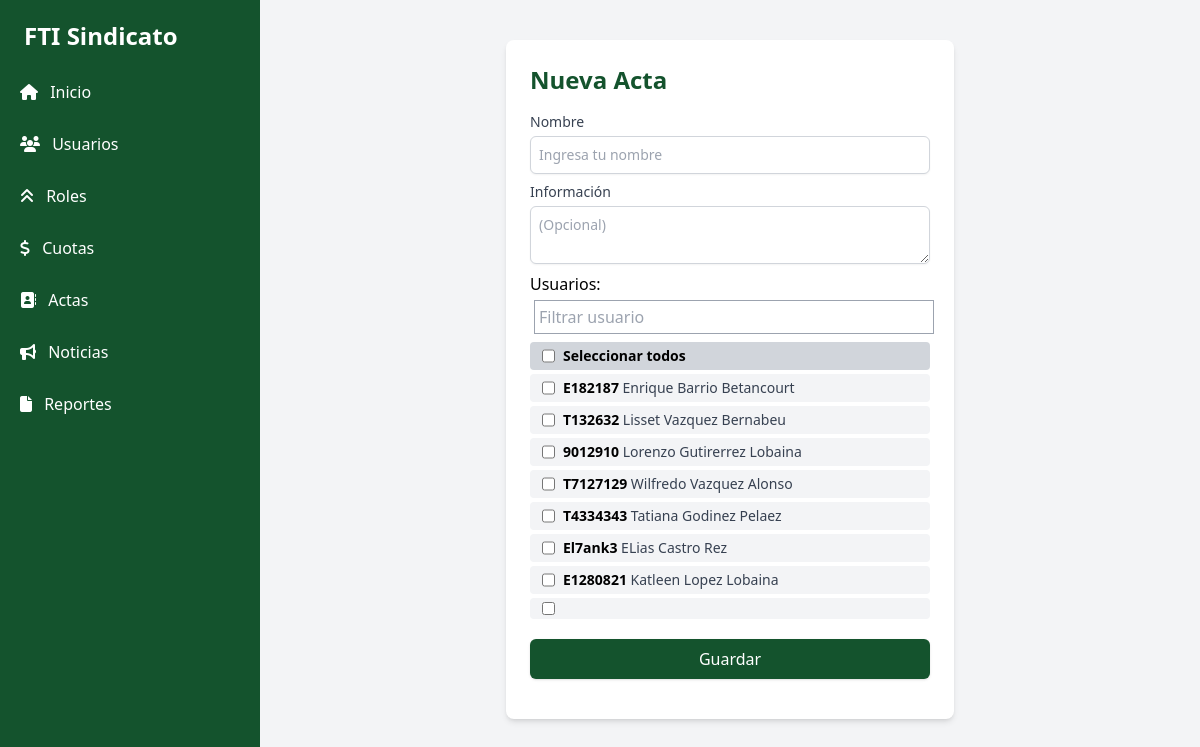
/crear_acta/, run on the app's committed database.
### usuarios/models.py (models this page shows, shortened)
class Usuario(AbstractUser):
    solapin = models.CharField(max_length=7,unique=True)
    roll = models.ForeignKey(Roll, on_delete=models.CASCADE, related_name='usuarios',null=True)
    salario = models.PositiveIntegerField(default=0)

### sindicato/views.py (the view)
# urls.py: path('crear_acta/',crear_acta ,name='crear_acta'),
def crear_acta(request):
    if request.method == "POST":
        nombre = request.POST.get('nombre')
        info = request.POST.get('info')
        usuarios_ids = request.POST.getlist('usuarios')  # Lista de IDs seleccionados
        acta = Acta.objects.create(
            nombre=nombre,
            info=info,
        )
        for usuario_id in usuarios_ids:
            usuario = Usuario.objects.get(id=usuario_id)
            parte = Parte.objects.create(
                usuario=usuario,
                asistencia=False  # Establecer el valor inicial de asistencia
            )
            acta.asistencias.add(parte)  # Asociar el objeto Parte al acta
        acta.save()
        return redirect('actas')  # Cambiar por el nombre de tu vista o URL de destino
    else:
        usuarios = Usuario.objects.all()
        context = {
            'usuarios':usuarios,
        }
        return render(request, 'actas/crear.html',context)

### templates/actas/crear.html (shortened to what this page needs)
{% extends "base.html" %}
{% load static %}
{% block content %}
<div class="block w-full">
<div class="max-w-md mx-auto w-full mt-10 bg-white p-6 rounded-lg shadow-md">
  <h2 class="text-2xl font-bold text-green-900 mb-4">Nueva Acta</h2>
  <form method="POST" class="w-full">
    <div class='mt-2'>
      <label for="nombre" class="block text-sm font-medium text-gray-700">Nombre</label>
      <input value="{% if usuario %}{{usuario.first_name}}{% endif %}" type="text" id="nombre" name="nombre" class="mt-1 block w-full border border-gray-300 rounded-md shadow-sm focus:ring-green-500 focus:border-green-500 sm:text-sm p-2" placeholder="Ingresa tu nombre" required>
    </div>
    <div class='mt-2'>
      <label for="info" class="block text-sm font-medium text-gray-700">Información</label>
      <textarea id="info" name="info" class="mt-1 block w-full border border-gray-300 rounded-md shadow-sm focus:ring-green-500 focus:border-green-500 sm:text-sm p-2" placeholder="(Opcional)" ></textarea>
    </div>
    <div class='mt-2'>
        <p>Usuarios:</p>
        <div class="w-full block">
            <input class='m-1 w-full p-1 border border-gray-400' placeholder='Filtrar usuario' type='text' id='search' />
            <label class="flex p-1 mt-1 rounded text-sm font-medium bg-gray-300"><input type="checkbox" id="select_all" class='mx-2' /> <p class='text-black font-bold'>Seleccionar todos</p></label>
            <div class="w-full block overflow-auto max-h-[70vh]">
              {% for u in usuarios %}
              <label textname="{{u.first_name}} {{u.solapin}}" class="label_user flex p-1 mt-1 rounded text-sm font-medium text-gray-700 bg-gray-100"><input name='usuarios' value={{u.id}} type="checkbox" class='mx-2 input-checkbox-user' /> <p><span class='text-black font-bold'>{{u.solapin}}</span> {{u.first_name}}</p></label>
              {% endfor %}
            </div>
        </div>
    </div>
    <div class='mt-5'>
      <button type="submit" class="w-full bg-green-900 text-white py-2 px-4 rounded-md shadow hover:bg-green-700 focus:outline-none focus:ring-2 focus:ring-green-500 focus:ring-offset-2">Guardar</button>
    </div>
  </form>
</div>
</div>
{% endblock content %}

### data on the page
Usuario: solapin "E182187", first_name "Enrique Barrio Betancourt"
Usuario: solapin "T132632", first_name "Lisset Vazquez Bernabeu"
Usuario: solapin "9012910", first_name "Lorenzo Gutirerrez Lobaina"
Usuario: solapin "T7127129", first_name "Wilfredo Vazquez Alonso"
Usuario: solapin "T4334343", first_name "Tatiana Godinez Pelaez"
Usuario: solapin "El7ank3", first_name "ELias Castro Rez"
Usuario: solapin "E1280821", first_name "Katleen Lopez Lobaina"
